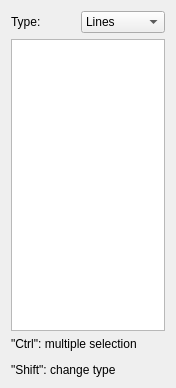
<?xml version="1.0" encoding="UTF-8"?>
<ui version="4.0">
 <class>SketcherGui::TaskSketcherElements</class>
 <widget class="QWidget" name="SketcherGui::TaskSketcherElements">
  <property name="geometry">
   <rect>
    <x>0</x>
    <y>0</y>
    <width>176</width>
    <height>388</height>
   </rect>
  </property>
  <property name="windowTitle">
   <string>Form</string>
  </property>
  <layout class="QVBoxLayout" name="verticalLayout">
   <item>
    <layout class="QHBoxLayout" name="horizontalLayout">
     <item>
      <widget class="QLabel" name="label">
       <property name="text">
        <string>Type:</string>
       </property>
      </widget>
     </item>
     <item>
      <widget class="QComboBox" name="comboBoxElementFilter">
       <property name="currentIndex">
        <number>0</number>
       </property>
       <item>
        <property name="text">
         <string>Lines</string>
        </property>
       </item>
       <item>
        <property name="text">
         <string>StartPoint</string>
        </property>
       </item>
       <item>
        <property name="text">
         <string>EndPoint</string>
        </property>
       </item>
       <item>
        <property name="text">
         <string>MidPoint</string>
        </property>
       </item>
      </widget>
     </item>
    </layout>
   </item>
   <item>
    <widget class="ElementView" name="listWidgetElements">
     <property name="modelColumn">
      <number>0</number>
     </property>
    </widget>
   </item>
   <item>
    <widget class="QLabel" name="Explanation">
     <property name="text">
      <string>&lt;html&gt;&lt;head/&gt;&lt;body&gt;&lt;p&gt;&amp;quot;Ctrl&amp;quot;: multiple selection&lt;/p&gt;&lt;p&gt;&amp;quot;Shift&amp;quot;: change type&lt;/p&gt;&lt;/body&gt;&lt;/html&gt;</string>
     </property>
    </widget>
   </item>
  </layout>
 </widget>
 <customwidgets>
  <customwidget>
   <class>ElementView</class>
   <extends>QListWidget</extends>
   <header location="global">QListWidget</header>
  </customwidget>
 </customwidgets>
 <resources/>
 <connections/>
</ui>
